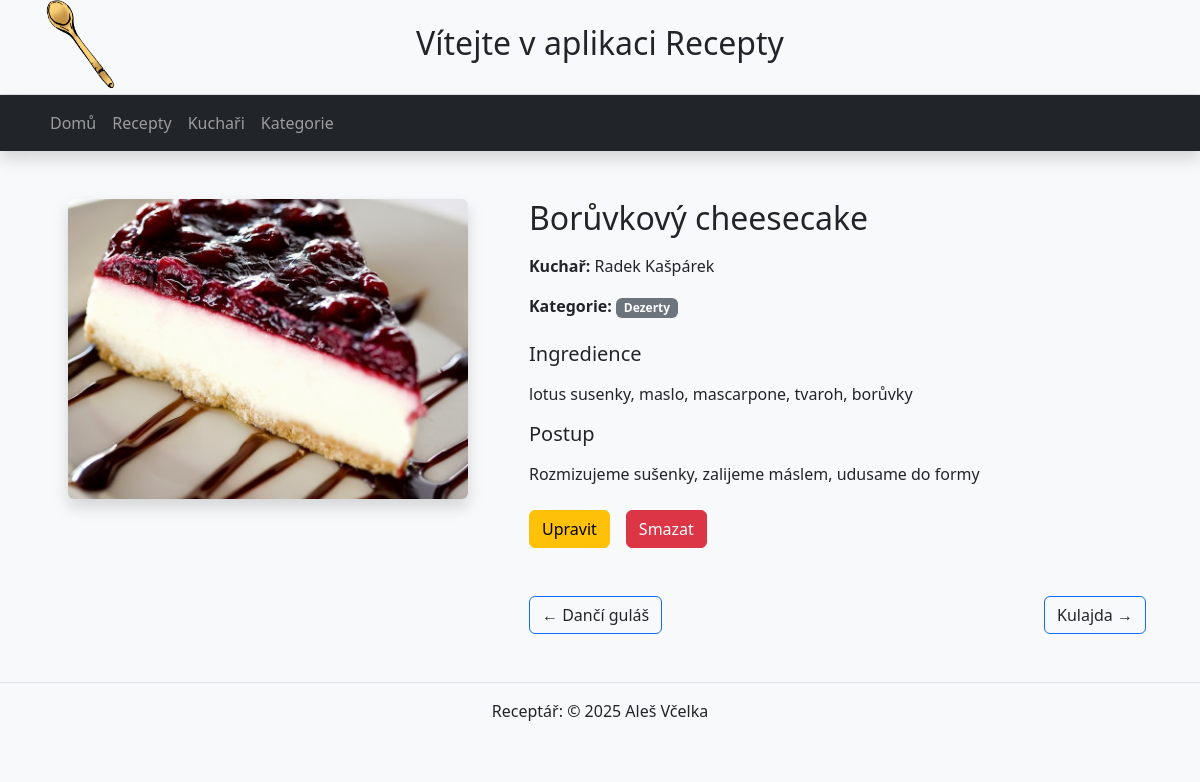
Page /recepty/4/ on the committed database.
### library/models.py (models this page shows, shortened)
class Recept(models.Model):
    titul = models.CharField(max_length=100, verbose_name='Název receptu', help_text='Zadejte název receptu')
    kuchar = models.ForeignKey(Kuchar, on_delete=models.SET_NULL, null=True, verbose_name='Kuchař')
    popis = models.TextField(verbose_name='Popis receptu', help_text='Vložte popis receptu')
    ingredience = models.TextField(verbose_name='Ingredience', help_text='Vložte ingredience receptu')
    postup = models.TextField(verbose_name='Postup', help_text='Vložte postup přípravy')
    kategorie = models.ManyToManyField(Kategorie, verbose_name='Kategorie')
    obrazek = models.ImageField(upload_to='recepty/', verbose_name='Obrázek receptu', blank=True, null=True)
    created = models.DateTimeField(auto_now_add=True, verbose_name='Vytvořeno')
    updated = models.DateTimeField(auto_now=True, verbose_name='Upraveno')
    class Meta:
        ordering = ['titul']
        verbose_name = 'Recept'
        verbose_name_plural = 'Recepty'

class Kuchar(models.Model):
    jmeno = models.CharField(max_length=80, verbose_name='Jméno kuchaře', help_text='Zadejte jméno kuchaře')
    prijmeni = models.CharField(max_length=50, verbose_name='Příjmení kuchaře', help_text='Zadejte příjmení kuchaře')
    biografie = models.TextField(blank=True, verbose_name='Životopis')
    fotografie = models.ImageField(upload_to='kuchari/', verbose_name='Fotografie', blank=True, null=True)
    class Meta:
        ordering = ['prijmeni', 'jmeno']
        verbose_name = 'Kuchař'
        verbose_name_plural = 'Kuchaři'
    def __str__(self):
        return f'{self.jmeno} {self.prijmeni}'

class Kategorie(models.Model):
    nazev = models.CharField(max_length=50, verbose_name='Název kategorie', help_text='Zadejte název kategorie')
    obrazek = models.ImageField(upload_to='kategorie/', blank=True, null=True, verbose_name='Obrázek kategorie')
    class Meta:
        ordering = ['nazev']
        verbose_name = 'Kategorie'
        verbose_name_plural = 'Kategorie'

### library/views.py (the view)
# urls.py: path('recepty/<int:pk>/', views.recept_detail, name='recept_detail'),
def recept_detail(request, pk):
    recept = get_object_or_404(Recept, pk=pk)
    kategorie_id = request.GET.get('kategorie')
    predchozi = None
    dalsi = None
    zpet_url = None
    if kategorie_id:
        kategorie = get_object_or_404(Kategorie, pk=kategorie_id)
        zpet_url = f"/kategorie/{kategorie_id}/"  # Pro tlačítko zpět
        recepty = Recept.objects.filter(kategorie=kategorie).order_by('id').distinct()
        recept_ids = list(recepty.values_list('id', flat=True))
        current_index = recept_ids.index(recept.id)
        if current_index > 0:
            predchozi = Recept.objects.get(pk=recept_ids[current_index - 1])
        if current_index < len(recept_ids) - 1:
            dalsi = Recept.objects.get(pk=recept_ids[current_index + 1])
    else:
        recepty = Recept.objects.all().order_by('id')
        recept_ids = list(recepty.values_list('id', flat=True))
        current_index = recept_ids.index(recept.id)
        if current_index > 0:
            predchozi = Recept.objects.get(pk=recept_ids[current_index - 1])
        if current_index < len(recept_ids) - 1:
            dalsi = Recept.objects.get(pk=recept_ids[current_index + 1])
    return render(request, 'library/recept_detail.html', {
        'recept': recept,
        'predchozi': predchozi,
        'dalsi': dalsi,
        'zpet_url': zpet_url
    })

### library/templates/library/recept_detail.html (shortened to what this page needs)
{% extends 'base.html' %}
{% load static %}
{% block content %}
<div class="container mt-5">
    <div class="row g-5 align-items-start">
        <div class="col-md-5 text-center">
            {% if recept.obrazek %}
            <img src="{{ recept.obrazek.url }}" alt="{{ recept.titul }}"
                 class="d-block mx-auto rounded shadow"
                 style="width: 100%; max-width: 400px; height: 300px; object-fit: cover;">
            {% else %}
            <img src="{% static 'img/default.png' %}" alt="Default"
                 class="d-block mx-auto rounded shadow"
                 style="width: 100%; max-width: 400px; height: 300px; object-fit: cover;">
            {% endif %}
        </div>
        <div class="col-md-7">
            <h2 class="mb-3">{{ recept.titul }}</h2>
            <p><strong>Kuchař:</strong> {{ recept.kuchar }}</p>
            <p><strong>Kategorie:</strong>
                {% for kat in recept.kategorie.all %}
                <span class="badge bg-secondary">{{ kat.nazev }}</span>
                {% endfor %}
            </p>
            <h5 class="mt-4">Ingredience</h5>
            <p>{{ recept.ingredience|linebreaks }}</p>
            <h5>Postup</h5>
            <p>{{ recept.postup|linebreaks }}</p>
            <div class="mt-4 d-flex gap-3">
                <a href="{% url 'recept_update' recept.pk %}" class="btn btn-warning">Upravit</a>
                <a href="{% url 'recept_delete' recept.pk %}" class="btn btn-danger">Smazat</a>
            </div>
            <div class="d-flex justify-content-between flex-wrap gap-2 mt-5">
                {% if predchozi %}
                <a href="{% url 'recept_detail' predchozi.pk %}?kategorie={{ request.GET.kategorie }}"
                   class="btn btn-outline-primary"
                   style="text-decoration: none; color: inherit;">&larr; {{ predchozi.titul|truncatewords:3 }}</a>
                {% endif %}
                {% if dalsi %}
                <a href="{% url 'recept_detail' dalsi.pk %}?kategorie={{ request.GET.kategorie }}"
                   class="btn btn-outline-primary"
                   style="text-decoration: none; color: inherit;">{{ dalsi.titul|truncatewords:3 }} &rarr;</a>
                {% endif %}
            </div>
        </div>
    </div>
</div>
{% endblock %}

### library/static/css/styles.css (style rules this page uses)
body { background-color: #f8f9fa; font-family: 'Segoe UI', sans-serif; }

### rows in the picture
Recept: obrazek (picture), titul "Borůvkový cheesecake", kuchar "Radek Kašpárek", ingredience "lotus susenky, maslo, mascarpone, tvaroh, borůvky", postup "Rozmizujeme sušenky, zalijeme máslem, udusame do formy"
Kategorie: nazev "Dezerty"
Recept: titul "Dančí guláš"
Recept: titul "Kulajda"
